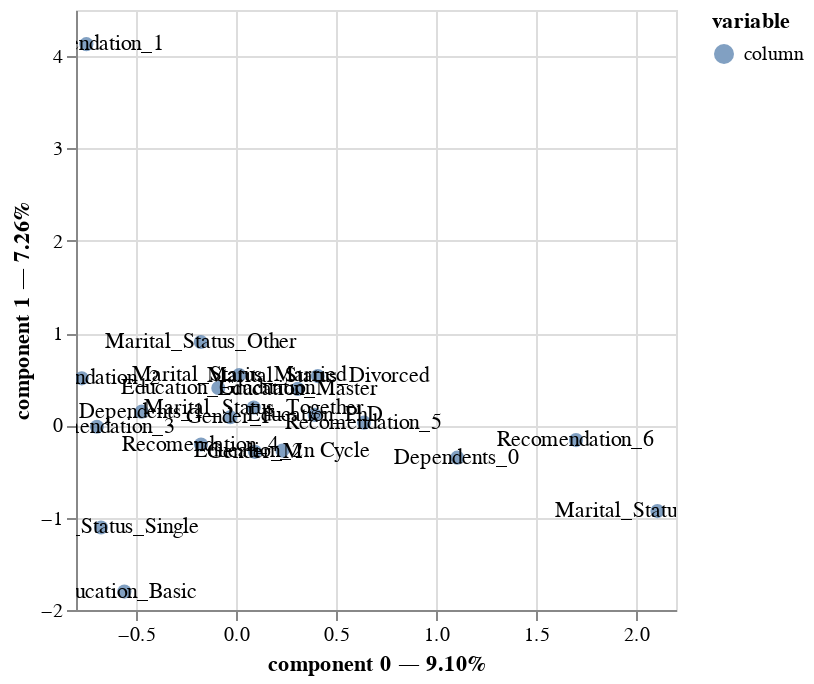

The cell this chart's notebook holds for it:
### Markdown cell above
__`Step 66`__ Plot the __coordinates of each category__ against the two components, with an __interactive map__.

### Code cell
mca.plot(
    qual_df2,
    x_component=0,
    y_component=1,
    show_column_markers=True,
    show_row_markers=False,
    show_column_labels=True,
    show_row_labels=False
)

### Figure 1 — Vega-Lite specification as saved in the notebook (floating-point values rounded to 4 significant figures)
{"config": {"view": {"continuousWidth": 300, "continuousHeight": 300}}, "layer": [{"mark": {"type": "circle", "size": 50}, "encoding": {"color": {"field": "variable", "type": "nominal"}, "tooltip": [{"field": "variable", "type": "nominal"}, {"field": "value", "type": "nominal"}, {"field": "component 0", "type": "quantitative"}, {"field": "component 1", "type": "quantitative"}], "x": {"axis": {"title": "component 0 — 9.10%"}, "field": "component 0", "scale": {"zero": false}, "type": "quantitative"}, "y": {"axis": {"title": "component 1 — 7.26%"}, "field": "component 1", "scale": {"zero": false}, "type": "quantitative"}}, "name": "view_3"}, {"mark": {"type": "text"}, "encoding": {"text": {"field": "label", "type": "nominal"}, "x": {"axis": {"title": "component 0 — 9.10%"}, "field": "component 0", "scale": {"zero": false}, "type": "quantitative"}, "y": {"axis": {"title": "component 1 — 7.26%"}, "field": "component 1", "scale": {"zero": false}, "type": "quantitative"}}}], "data": {"name": "data-507147a487e814cce4dec31267b29165"}, "params": [{"name": "param_3", "select": {"type": "interval", "encodings": ["x", "y"]}, "bind": "scales", "views": ["view_3"]}], "$schema": "https://vega.github.io/schema/vega-lite/v5.15.1.json", "datasets": {"data-507147a487e814cce4dec31267b29165": [{"component 0": -0.02884, "component 1": 0.0876, "variable": "column", "value": "Gender_F", "label": "Gender_F"}, {"component 0": 0.0944, "component 1": -0.2868, "variable": "column", "value": "Gender_M", "label": "Gender_M"}, {"component 0": 0.2319, "component 1": -0.2732, "variable": "column", "value": "Education_2n Cycle", "label": "Education_2n Cycle"}, {"component 0": -0.5581, "component 1": -1.8, "variable": "column", "value": "Education_Basic", "label": "Education_Basic"}, {"component 0": -0.08844, "component 1": 0.4056, "variable": "column", "value": "Education_Graduation", "label": "Education_Graduation"}, {"component 0": 0.3084, "component 1": 0.3953, "variable": "column", "value": "Education_Master", "label": "Education_Master"}, {"component 0": 0.3939, "component 1": 0.1134, "variable": "column", "value": "Education_PhD", "label": "Education_PhD"}, {"component 0": 0.409, "component 1": 0.5343, "variable": "column", "value": "Marital_Status_Divorced", "label": "Marital_Status_Divorced"}, {"component 0": 0.01598, "component 1": 0.5449, "variable": "column", "value": "Marital_Status_Married", "label": "Marital_Status_Married"}, {"component 0": -0.176, "component 1": 0.903, "variable": "column", "value": "Marital_Status_Other", "label": "Marital_Status_Other"}, {"component 0": -0.6747, "component 1": -1.106, "variable": "column", "value": "Marital_Status_Single", "label": "Marital_Status_Single"}, {"component 0": 0.08865, "component 1": 0.193, "variable": "column", "value": "Marital_Status_Together", "label": "Marital_Status_Together"}, {"component 0": 2.107, "component 1": -0.9286, "variable": "column", "value": "Marital_Status_Widow", "label": "Marital_Status_Widow"}, {"component 0": 1.106, "component 1": -0.3495, "variable": "column", "value": "Dependents_0", "label": "Dependents_0"}, {"component 0": -0.4714, "component 1": 0.1489, "variable": "column", "value": "Dependents_1", "label": "Dependents_1"}, {"component 0": -0.7482, "component 1": 4.13, "variable": "column", "value": "Recomendation_1", "label": "Recomendation_1"}, {"component 0": -0.7713, "component 1": 0.5097, "variable": "column", "value": "Recomendation_2", "label": "Recomendation_2"}, {"component 0": -0.6954, "component 1": -0.01476, "variable": "column", "value": "Recomendation_3", "label": "Recomendation_3"}, {"component 0": -0.1749, "component 1": -0.2075, "variable": "column", "value": "Recomendation_4", "label": "Recomendation_4"}, {"component 0": 0.6405, "component 1": 0.02914, "variable": "column", "value": "Recomendation_5", "label": "Recomendation_5"}, {"component 0": 1.7, "component 1": -0.1592, "variable": "column", "value": "Recomendation_6", "label": "Recomendation_6"}]}}
